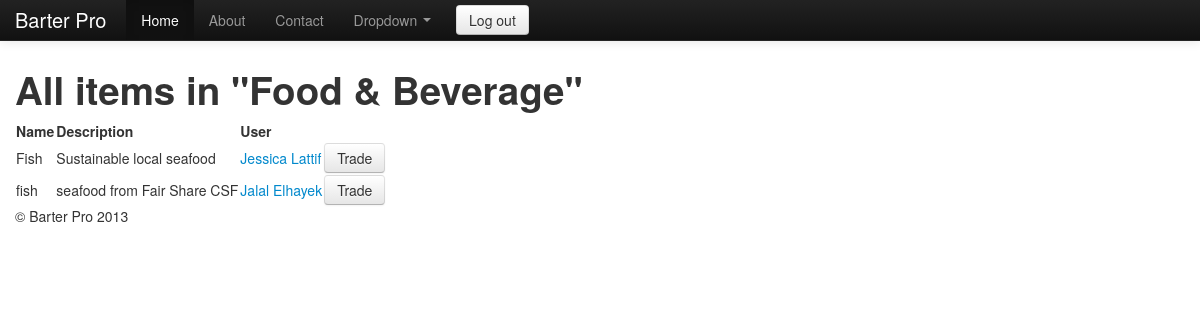
/display_items/11 (signed in), run on the app's committed database.
### model.py (models this page shows, shortened)
class Category(Base):
	__tablename__ = 'categories'
	id = Column(Integer, primary_key=True)
	name = Column(String)				#category of item listed
	cat_type = Column(Integer) 			#goods or services

class Item(Base):
	__tablename__ = 'items'
	id = Column(Integer, primary_key=True)
	name = Column(String)
	description = Column(String)
	owned = Column(Boolean)
	image_url = Column(String, nullable=True)
	user_id = Column(Integer, ForeignKey("users.id"))
	cat_id = Column(Integer, ForeignKey("categories.id"))
	user = relationship("User", backref=backref("items", order_by=id))
	category = relationship("Category", backref=backref("items", order_by=id))

class User(Base):
	__tablename__ = 'users'
	id = Column(Integer, primary_key=True)
	email = Column(String)
	password = Column(String)
	first_name = Column(String)
	last_name = Column(String)
	zipcode = Column(String)
	biz_name = Column(String)
	website = Column(String)
	image_url = Column(String, nullable=True)
	opt_a = Column(String, nullable=True)
	opt_b = Column(String, nullable=True)
	opt_c = Column(String, nullable=True)

### server.py (the view)
@app.route("/display_items/<int:cat_id>", methods=["GET"])
def display_items(cat_id):
	items = db_session.query(Item).filter_by(cat_id=cat_id).filter(Item.user_id != g.user.id).all()
	cat = db_session.query(Category).filter_by(id=cat_id).one()
	if not items:
		flash("Sorry, no items are available to trade in that category", "error")
		return redirect(url_for("view_categories"))
	return render_template(
		"display_items.html", items=items, search_term=cat.name, title="All items in ")

### server.py (called while the page is built)
@app.before_request
def before_request():
	g.user_id = session.get("user_id") #gets user ID from current session
	if not g.user_id: # redirects to log-in if no user ID session
		g.user_id = None
		g.user = None
	else:
		g.user = db_session.query(User).get(g.user_id)

### Templates/display_items.html (shortened to what this page needs)
{% extends "layout.html" %}
{% block body %}
<div class="container">
		<h1>{{ title }}"{{ search_term }}"</h1>
		<table>
		<tr>
			<td>
				<strong>
					Name
				</strong>
			</td>
			<td>
				<strong>
					Description
				</strong>
			</td>
			<td>
				<strong>
					User
				</strong>
			</td>
			<td>
			</td>
		</tr>
		{% for item in items %}
			<tr>
				<td>
					{{ item.name }}
				</td>
				<td>
					{{ item.description }}
				</td>
				<td>
					<a href="/display_user/{{ item.user.id }}">
					{{ item.user.first_name }}
					{{ item.user.last_name }}
				</td>
				<td>
					<a href="/open_request?item={{ item.id }}" class = "btn">
					Trade
					</a>
				</td>
			</tr>
		{% endfor %}
	</table>
{% endblock %}

### Templates/layout.html (style rules this page uses)
body { padding-top: 60px; padding-bottom: 40px; }

### data on the page
Category: name "Food & Beverage"
Item: name "Fish", description "Sustainable local seafood", user.first_name "Jessica", user.last_name "Lattif"
Item: name "fish", description "seafood from Fair Share CSF", user.first_name "Jalal", user.last_name "Elhayek"

### other printed values
{{ title }} "All items in"
